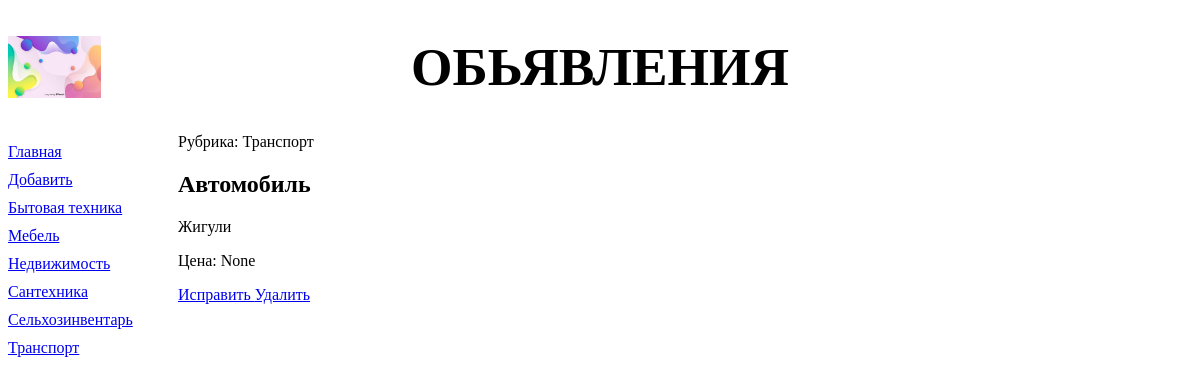
The app's page /bboard/detail/2/ with its own data.
### bboard/models.py (models this page shows, shortened)
class Rubric(models.Model):
    name = models.CharField(max_length=20, db_index=True, verbose_name='Название')
    objects = RubricManager()
    class Meta:
        verbose_name_plural = 'Рубрики'
        verbose_name = 'Рубрика'
        ordering = ['name']

class Bb(models.Model):
    KINDS = (
        (None, 'Выберете разряд публикуемого обьявления'),
        ('b', 'Куплю'),
        ('s', 'Продам'),
        ('c', 'Обменяю')
    )
    title = models.CharField(max_length=50, verbose_name='Товар')
    content = models.TextField(null=True, blank=True, verbose_name='Описание')
    price = models.FloatField(null=True, blank=True, verbose_name='Цена')
    published = models.DateTimeField(auto_now_add=True, db_index=True, verbose_name='Опубликовано')
    rubric = models.ForeignKey('Rubric', null=True, on_delete=models.PROTECT, verbose_name='Рубрика')
    kind = models.CharField(max_length=1, choices=KINDS, default='b', verbose_name='Вид обьявления')
    objects = models.Manager()
    reverse = BbManager()
    class Meta:
        verbose_name_plural = 'Обьявления'
        verbose_name = 'Обьявление'
        ordering = ['-published']

### bboard/views.py (the view)
# urls.py: path('detail/<int:pk>/', BbDetailView.as_view(), name='detail'),
class BbDetailView(DetailView):
    model = Bb
    def get_context_data(self, *args, **kwargs):
        context = super().get_context_data(*args, **kwargs)
        context['rubrics'] = Rubric.objects.all()
        return context

### bboard/models.py (called while the page is built)
    def get_queryset(self):
        return RubricQuerySet(self.model, using=self._db)

### bboard/templates/bboard/bb_detail.html (shortened to what this page needs)
{% extends 'layout/basic.html' %}
{% block content %}
    <p> Рубрика: {{ bb.rubric.name }} </p>
    <h2> {{ bb.title }} </h2>
    <p> {{ bb.content }}</p>
    <p> Цена: {{ bb.price }}</p>
    <p>
        <a href="{% url 'edit' pk=bb.pk %}"> Исправить </a>
        <a href="{% url 'delete' pk=bb.pk %}"> Удалить </a>
    </p>
{% endblock %}

### bboard/templates/layout/basic.html (shortened to what this page needs)
{% load static %}
<!DOCTYPE html>
<html>
    <head>
        <link rel="stylesheet" type="text/css"
        href="{% static 'bboard/style.css' %}">
    </head>
    <body>
        <header>
            <h1> Обьявления </h1>
        </header>
        <nav>
            <a href="{% url 'index' %}"> Главная </a>
            <a href="{% url 'add' %}"> Добавить </a>
            {% for rubric in rubrics %}
            <a href="{% url 'by_rubric' rubric.pk %}"> {{ rubric.name }} </a>
            {% endfor %}
        </nav>
        <section>
        {% block content %}
        {% endblock %}
        </section>
    </body>
    </head>
</html>

### bboard/static/bboard/style.css (style rules this page uses)
header h1 { font-size: 40pt; text-transform: uppercase; text-align: center; background: url('bg.jpg') left / auto 100% no-repeat; }
nav { font_size: 16pt; width: 150px; float: left; }
nav a { display: block; margin: 10px 0px; }
section { margin-left: 170px; }

### records on screen
Rubric: name "Бытовая техника"
Rubric: name "Мебель"
Rubric: name "Недвижимость"
Rubric: name "Сантехника"
Rubric: name "Сельхозинвентарь"
Rubric: name "Транспорт"
Bb: rubric.name "Транспорт", title "Автомобиль", content "Жигули", price "None"
